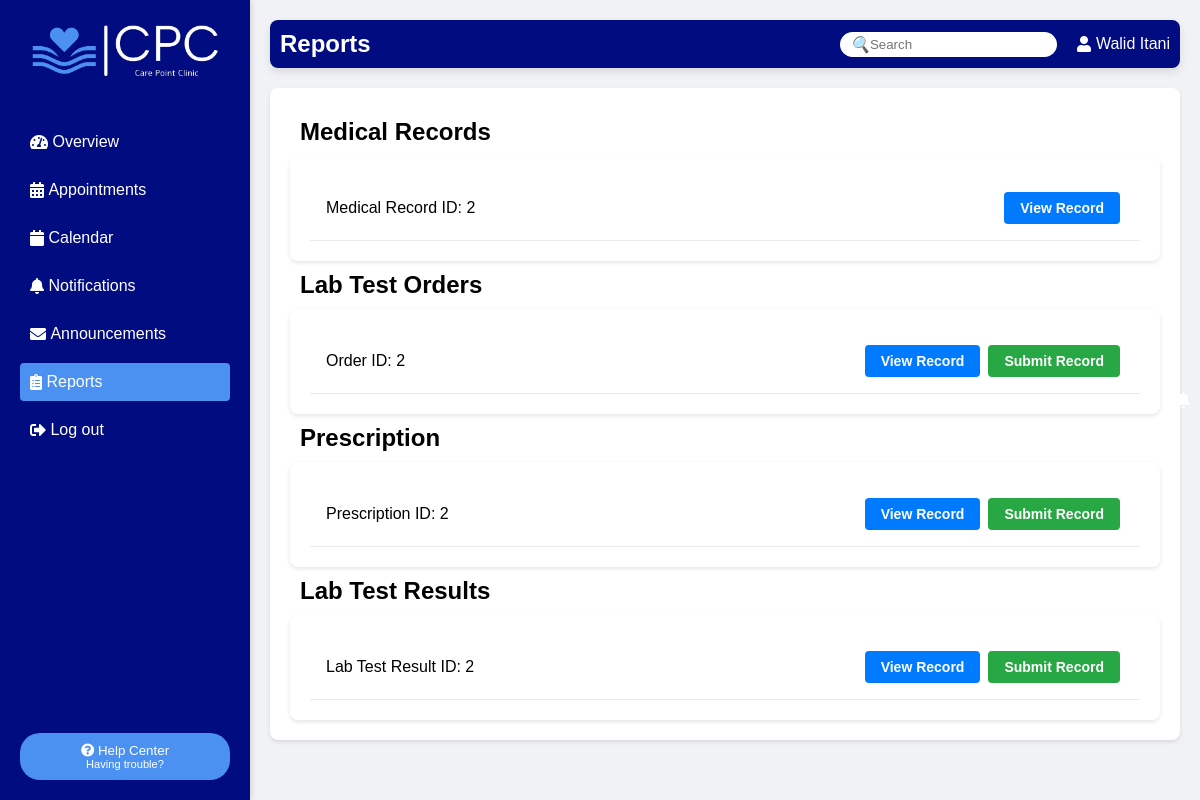
Page /patient.php (signed in) on the committed database.
### tables this page shows
CREATE TABLE IF NOT EXISTS `patient` (
  `id` int(100) NOT NULL,
  `name` varchar(100) NOT NULL,
  `gender` varchar(10) NOT NULL,
  `dob` date NOT NULL,
  `email` varchar(100) NOT NULL,
  `phone` int(20) NOT NULL,
  `insurance` tinyint(1) NOT NULL,
  PRIMARY KEY (`id`)
);

CREATE TABLE IF NOT EXISTS `medicalrecord` (
  `recordid` int(11) NOT NULL,
  `id` int(11) NOT NULL,
  `allergies` text,
  `pastmed` text,
  `currentmed` text,
  `findings` text,
  `diagnosis` text,
  `treatment` text,
  `seenbypatient` tinyint(1) NOT NULL,
  PRIMARY KEY (`recordid`),
  KEY `id` (`id`)
);

CREATE TABLE IF NOT EXISTS `orderlabtest` (
  `orderid` int(11) NOT NULL,
  `id` int(11) NOT NULL,
  `testype` varchar(255) DEFAULT NULL,
  `reason` text,
  `seenbypatient` tinyint(1) NOT NULL,
  `seenbytech` tinyint(1) NOT NULL,
  PRIMARY KEY (`orderid`),
  KEY `id` (`id`)
);

CREATE TABLE IF NOT EXISTS `prescription` (
  `preid` int(11) NOT NULL,
  `id` int(11) NOT NULL,
  `medication` varchar(255) DEFAULT NULL,
  `dosage` varchar(255) DEFAULT NULL,
  `instructions` text,
  `seenbypatient` tinyint(1) NOT NULL,
  `seenbyphar` tinyint(1) NOT NULL,
  PRIMARY KEY (`preid`),
  KEY `id` (`id`)
);

CREATE TABLE IF NOT EXISTS `labtestresult` (
  `resultid` int(11) NOT NULL,
  `id` int(11) DEFAULT NULL,
  `testdate` date DEFAULT NULL,
  `testname` varchar(255) DEFAULT NULL,
  `result` decimal(10,2) DEFAULT NULL,
  `referencerange` varchar(100) DEFAULT NULL,
  `units` varchar(50) DEFAULT NULL,
  `flag` varchar(100) DEFAULT NULL,
  `notes` text,
  `seenbypatient` tinyint(1) NOT NULL,
  `seenbydr` tinyint(1) NOT NULL,
  PRIMARY KEY (`resultid`),
  KEY `id` (`id`)
);

### patient.php (the view, shortened to what this page needs)
<?php
$patient_id = $_SESSION['patient_id'];
$servername = "localhost";
$username = "root";
$password = "";
$database = "clinic";
$conn = new mysqli($servername, $username, $password, $database, "3308");
$sql_patient = "SELECT * FROM patient WHERE id='$patient_id'";
$result_patient = $conn->query($sql_patient);
if ($result_patient->num_rows == 1) {
  $patient_data = $result_patient->fetch_assoc();
  $name = $patient_data['name'];
}
$sql_orders = "SELECT orderlabtest.orderid
        FROM orderlabtest JOIN patient ON orderlabtest.id = patient.id
        WHERE orderlabtest.seenbypatient = 1 and patient.id = ?";
$sql_pre = "SELECT prescription.preid
FROM prescription JOIN patient ON prescription.id = patient.id
WHERE prescription.seenbypatient = 1 and patient.id = ?";
$sql_results = "SELECT labtestresult.resultid
FROM labtestresult JOIN patient ON labtestresult.id = patient.id
WHERE labtestresult.seenbypatient = 1 and patient.id = ?";
$sql_records = "SELECT medicalrecord.recordid
FROM medicalrecord JOIN patient ON medicalrecord.id = patient.id
WHERE medicalrecord.seenbypatient = 1 and patient.id = ?";
$stmt = $conn->prepare($sql_orders);
$stmt->bind_param("i", $patient_id);
$stmt->execute();
$result = $stmt->get_result();
$orders = [];
while($row = $result->fetch_assoc()) {
    $orders[] = $row;
}
$stmt2 = $conn->prepare($sql_pre);
$stmt2->bind_param("i", $patient_id);
$stmt2->execute();
$result2 = $stmt2->get_result();
$prescriptions = [];
while($row = $result2->fetch_assoc()) {
    $prescriptions[] = $row;
}
$stmt3 = $conn->prepare($sql_results);
$stmt3->bind_param("i", $patient_id);
$stmt3->execute();
$result3 = $stmt3->get_result();
$results = [];
while($row = $result3->fetch_assoc()) {
    $results[] = $row;
}
$stmt4 = $conn->prepare($sql_records);
$stmt4->bind_param("i", $patient_id);
$stmt4->execute();
$result4 = $stmt4->get_result();
$records = [];
while($row = $result4->fetch_assoc()) {
    $records[] = $row;
}
?>
<!DOCTYPE html>
<html lang="en">
<head>
    <link rel="stylesheet" href="https://cdnjs.cloudflare.com/ajax/libs/font-awesome/5.15.1/css/all.min.css">
    <link rel="stylesheet" href="https://cdnjs.cloudflare.com/ajax/libs/font-awesome/5.15.3/css/all.min.css">
</head>
<body>
    <aside class="sidebar">
        <div class="logo">
            <img src="assets/images/logo.jpg" alt="HealthCare Logo">
        </div>
        <br>
        <nav class="navigation">
            <a href="poverview.php"><i class="fas fa-tachometer-alt"></i>&nbsp;Overview</a>
            <a href="pappointments.php"><i class="fas fa-calendar-alt"></i>&nbsp;Appointments</a>
            <a href="pcalender.php"><i class="fas fa-calendar"></i>&nbsp;Calendar</a>
            <a href="pmessage.php"><i class="fas fa-bell"></i>&nbsp;Notifications</a>
            <a href="pannouncements.php"><i class="fas fa-envelope"></i>&nbsp;Announcements</a>
            <a href="patient.php" class="active"><i class="fas fa-clipboard-list"></i>&nbsp;Reports</a>
            <a href="index.php"><i class="fas fa-sign-out-alt"></i>&nbsp;Log out</a>
            <div class="help-center">
                <button>
                    <i class="fas fa-question-circle"></i>
                    Help Center
                    <span>Having trouble?</span>
                </button>
            </div>
        </nav>
    </aside>
    <div class="main-content">
        <header class="main-header">
            <div class="greeting">
                <h1>Reports</h1>
            </div>
            <div class="search-and-user">
                <div class="search-container">
                    <i class="search-icon">🔍</i>
                    <input type="text" placeholder="Search">
                </div>
                <div class="notification-container">
                    <i class="notification-icon fas fa-bell"></i>
                </div>
                <div class="user-container">
                    <i class="user-icon fas fa-user"></i>
                    <span><?php echo htmlspecialchars($name); ?></span>
                </div>
            </div>
        </header>
        <div class="list-container">
            <h2 class="record-name">Medical Records</h2>
            <div class="list-container">
                <?php foreach ($records as $record): ?>
                <div class="record-entry">
                    <div class="record-info">
                        <div class="record-details">
                            <div class="record-id">Medical Record ID: <?= htmlspecialchars($record['recordid']) ?></div>
                        </div>
                    </div>
                    <div class="buttons-container">
                        <a href="viewmedicalrecord.php?recordid=<?= htmlspecialchars($record['recordid']) ?>">
                        <button class="button view-records">View Record</button></a>
                    </div>
                </div>
                <?php endforeach; ?>
            </div>
            <h2 class="record-name">Lab Test Orders</h2>
            <div class="list-container">
                <?php foreach ($orders as $order): ?>
                <div class="record-entry">
                    <div class="record-info">
                        <div class="record-details">
                            <div class="record-id">Order ID: <?= htmlspecialchars($order['orderid']) ?></div>
                        </div>
                    </div>
                    <div class="buttons-container">
                        <a href="viewlabtest.php?orderid=<?= htmlspecialchars($order['orderid']) ?>">
                        <button class="button view-records">View Record</button></a>
                        <form action="patient.php" method="post"><input type="hidden" name="orderid" value="<?= htmlspecialchars($order['orderid']) ?>"> <button class="button submit-records ">Submit Record</button></form>
                    </div>
                </div>
                <?php endforeach; ?>
            </div>
            <h2 class="record-name">Prescription</h2>
            <div class="list-container">
                <?php foreach ($prescriptions as $prescription): ?>
                <div class="record-entry">
                    <div class="record-info">
                        <div class="record-details">
                            <div class="record-id">Prescription ID: <?= htmlspecialchars($prescription['preid']) ?></div>
                        </div>
                    </div>
                    <div class="buttons-container">
                        <a href="viewprescription.php?preid=<?= htmlspecialchars($prescription['preid']) ?>">
                        <button class="button view-records">View Record</button></a>
                        <form action="patient.php" method="post"><input type="hidden" name="preid" value="<?= htmlspecialchars($prescription['preid']) ?>">
                            <button class="button submit-records ">Submit Record</button>
                        </form>
                    </div>
                </div>
                <?php endforeach; ?>
            </div>
            <h2 class="record-name">Lab Test Results</h2>
            <div class="list-container">
                <?php foreach ($results as $result): ?>
                <div class="record-entry">
                    <div class="record-info">
                        <div class="record-details">
                            <div class="record-id">Lab Test Result ID: <?= htmlspecialchars($result['resultid']) ?></div>
                        </div>
                    </div>
                    <div class="buttons-container">
                        <a href="viewlabtestresult.php?resultid=<?= htmlspecialchars($result['resultid']) ?>">
                        <button class="button view-records">View Record</button></a>
                        <form action="patient.php" method="post"><input type="hidden" name="resultid" value="<?= htmlspecialchars($result['resultid']) ?>"> <button class="button submit-records ">Submit Record</button></form>
                    </div>
                </div>
                <?php endforeach; ?>
            </div>
        </div>
    </div>
</body>
</html>

### patient.php (style rules this page uses)
* { box-sizing: border-box; margin: 0; padding: 0; }
html { height: 100%; font-family: 'Arial', sans-serif; background: #F0F2F5; }
body { display: flex; min-height: 100vh; font-family: 'Arial', sans-serif; background: #F0F2F5; margin: 0; }
.sidebar { width: 250px; background-color: #fff; padding: 20px; box-shadow: 2px 0 5px rgba(0, 0, 0, 0.1); }
.main-content { flex-grow: 1; padding: 20px; }
header { background-color: #FFFFFF; padding: 20px; border-radius: 8px; margin-bottom: 20px; box-shadow: 0 4px 8px 0 rgba(0, 0, 0, 0.1); display: flex; justify-content: space-between; align-items: center; }
.sidebar { width: 250px; background: #010C80; padding: 20px; position:relative; }
.sidebar .logo { text-align: center; padding-bottom: 20px; }
.sidebar img { width:100%; height:100%; }
.sidebar .navigation { list-style: none; padding: 0; margin: 0; }
.sidebar .navigation a { display: flex; align-items: center; padding: 10px; color: #fff; text-decoration: none; border-radius: 4px; margin-bottom: 10px; transition: background-color 0.3s; }
img { width: 100%; height: 100%; border-radius: 10px; }
.sidebar .navigation a.active, .sidebar .navigation a:hover { background-color: #4B91F1; color: white; }
.sidebar .help-center { position: absolute; bottom: 20px; width: calc(100% - 40px); text-align: center; }
.sidebar .help-center button { background: #4B91F1; color: white; border: none; border-radius: 20px; padding: 10px; width: 100%; display: block; }
.sidebar .help-center button span { display: block; font-size: smaller; }
.main-header { display: flex; justify-content: space-between; align-items: center; padding: 20px; background-color: #ecf0f1; }
.greeting h1, .greeting p { margin: 0; }
.user-container { display: flex; align-items: center; cursor: pointer; }
.main-header { display: flex; justify-content: space-between; align-items: center; padding: 10px; background-color: #010C80; color: white; }
.greeting h1 { margin: 0; font-size: 1.5rem; }
.search-and-user { display: flex; align-items: center; }
.search-container { position: relative; margin-right: 20px; }
.search-icon, .notification-icon { position: absolute; top: 50%; transform: translateY(-50%); }
.search-icon { left: 10px; }
.notification-icon { right: 10px; }
.search-container input { padding: 5px 10px 5px 30px; border-radius: 20px; border: none; }
.user-icon { margin-right: 5px; }
* { box-sizing: border-box; margin: 0; padding: 0; font-family: Arial, sans-serif; }
.list-container { width: 100%; margin: 0 auto; background-color: #fff; border-radius: 8px; box-shadow: 0 2px 4px rgba(0, 0, 0, 0.1); overflow: hidden; padding: 20px; }
.record-entry { display: flex; align-items: center; justify-content: space-between; padding: 16px; border-bottom: 1px solid #eaeaea; }
.record-name { padding: 10px; }
.record-info { display: flex; align-items: center; }
.record-details { display: flex; flex-direction: column; }
.buttons-container { display: flex; align-items: center; }
.button { text-align: center; padding: 8px 16px; margin: 0 4px; border: none; border-radius: 4px; font-size: 0.875rem; font-weight: bold; color: white; cursor: pointer; transition: background-color 0.3s; }
.view-records { background-color: #007bff; }
.submit-records { background-color: #28a745; }

### rows in the picture
patient: name "Walid Itani"
medicalrecord: recordid "2"
orderlabtest: orderid "2"
prescription: preid "2"
labtestresult: resultid "2"
